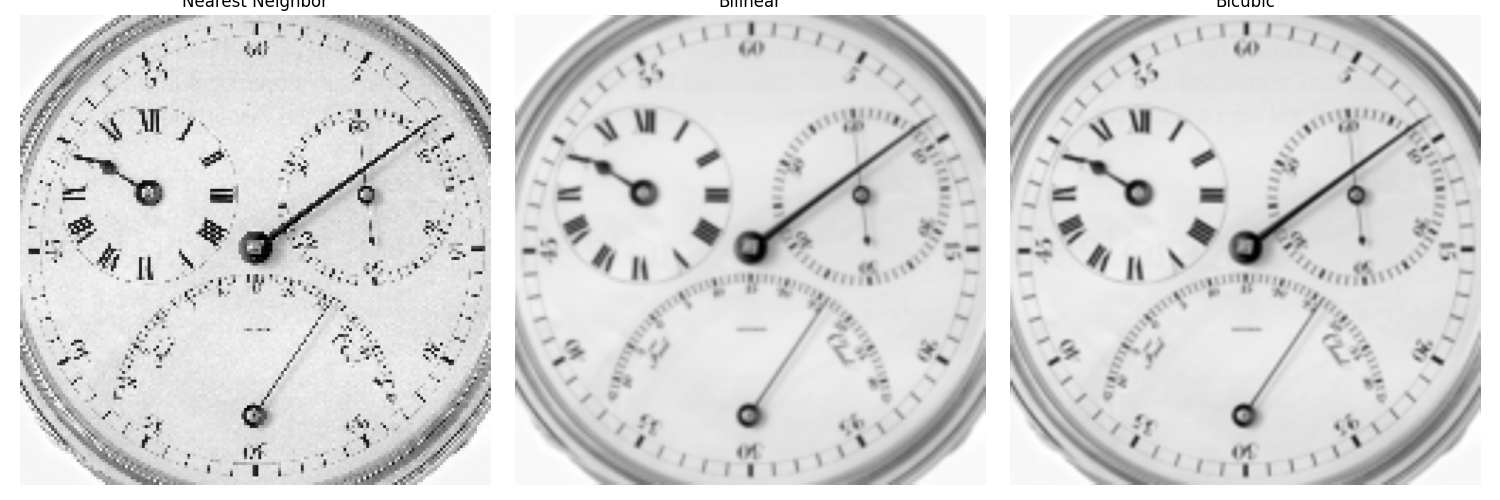

This chart was generated by the following Python code:

import sys
import os
import numpy as np
import matplotlib.pyplot as plt
from skimage.io import imread
from skimage.transform import resize
from libDIPUM.data_path import dip_data

# Data
img_name = dip_data('Chronometer.tif')
f = imread(img_name)

# Convert to standard range/type logic
# resize returns float [0, 1] if input is float or if we don't preserve range.

# Dimensions from MATLAB:
# Original is large (2136x2140 likely).
# Target 72 dpi size: [165, 166] (rows, cols)

target_shape = (165, 166)
original_shape = f.shape[:2]

# Nearest Neighbor (order=0)
print("Processing Nearest Neighbor...")
g72nn = resize(f, target_shape, order=0, preserve_range=True, anti_aliasing=False)
f72zoomnn = resize(g72nn, original_shape, order=0, preserve_range=True, anti_aliasing=False)

# Bilinear (order=1)
print("Processing Bilinear...")
# Note: skimage resize anti_aliasing default is True for order > 0, usually good to keep False to match MATLAB strict imresize without anti-aliasing filter if not specified?
# MATLAB imresize default enables anti-aliasing for shrinking.
# But here we specify method. 'nearest' turns it off. 'bilinear'/'bicubic' usually have it on by default in MATLAB when shrinking?
# The MATLAB script doesn't explicitly say 'Antialiasing', false.
# However, for pure interpolation comparison, maybe we should let it smooth.
# Let's stick to default behavior for order>0 which usually implies some smoothing or just interpolation.
g72bl = resize(f, target_shape, order=1, preserve_range=True)
f72zoombl = resize(g72bl, original_shape, order=1, preserve_range=True)

# Bicubic (order=3)
print("Processing Bicubic...")
g72bc = resize(f, target_shape, order=3, preserve_range=True)
f72zoombc = resize(g72bc, original_shape, order=3, preserve_range=True)

# Display
fig, axes = plt.subplots(1, 3, figsize=(15, 5))
axes = axes.flatten()

axes[0].imshow(f72zoomnn.astype('uint8'), cmap='gray')
axes[0].set_title('Nearest Neighbor')
axes[0].axis('off')

axes[1].imshow(f72zoombl.astype('uint8'), cmap='gray')
axes[1].set_title('Bilinear')
axes[1].axis('off')

axes[2].imshow(f72zoombc.astype('uint8'), cmap='gray')
axes[2].set_title('Bicubic')
axes[2].axis('off')

plt.tight_layout()
plt.savefig('Figure227.png')
print("Saved Figure227.png")

plt.show()
